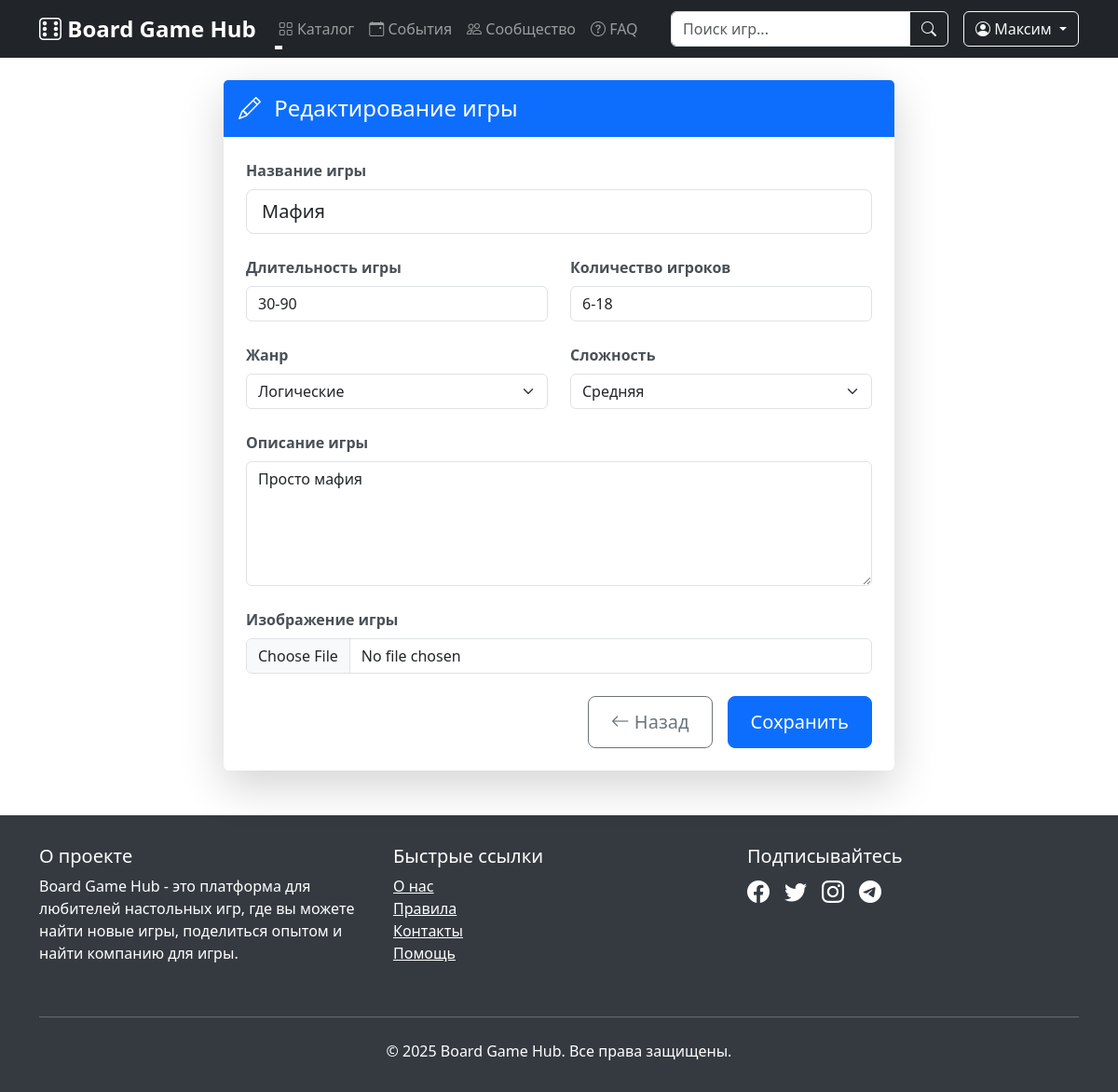
The app's page /games/1 (signed in), older data.
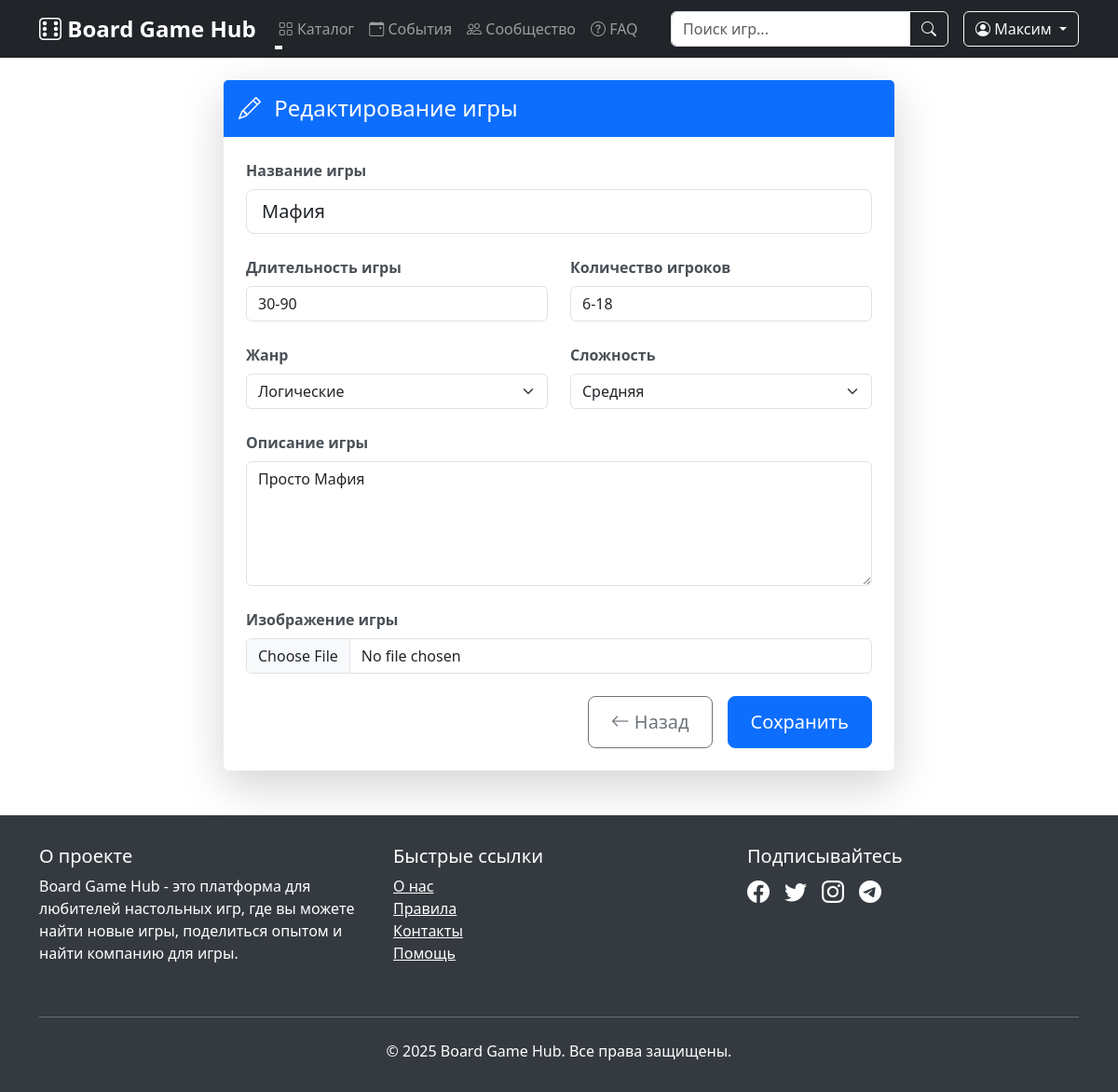
The same page, newer data.
### data/users.py (models this page shows, shortened)
class User(SqlAlchemyBase, UserMixin):
    __tablename__ = 'users'
    id = sqlalchemy.Column(sqlalchemy.Integer, primary_key=True, autoincrement=True)
    surname = sqlalchemy.Column(sqlalchemy.String, nullable=True)
    name = sqlalchemy.Column(sqlalchemy.String, nullable=True)
    age = sqlalchemy.Column(sqlalchemy.Integer, nullable=True)
    favorite_genres = sqlalchemy.Column(sqlalchemy.String, nullable=True)
    location = sqlalchemy.Column(sqlalchemy.String, nullable=True)
    email = sqlalchemy.Column(sqlalchemy.String, unique=True, index=True, nullable=True)
    hashed_password = sqlalchemy.Column(sqlalchemy.String, nullable=True)
    added_games = orm.relationship("Game", back_populates="user")
    created_sessions = orm.relationship("GameSession", back_populates="creator")
    reviews = orm.relationship("Review", back_populates="author")

### data/games.py (models this page shows, shortened)
class Game(SqlAlchemyBase):
    __tablename__ = 'games'  # jobs
    id = sqlalchemy.Column(
        sqlalchemy.Integer,
        primary_key=True,
        autoincrement=True
    )
    added_by = sqlalchemy.Column(  # team_leader
        sqlalchemy.Integer,
        sqlalchemy.ForeignKey('users.id'),
        nullable=False
    )
    title = sqlalchemy.Column(sqlalchemy.String, nullable=True)  # job
    duration = sqlalchemy.Column(sqlalchemy.String, nullable=True)  # work_size
    count_of_players = sqlalchemy.Column(sqlalchemy.String, nullable=True)  # collaborators
    genre = sqlalchemy.Column(sqlalchemy.String, nullable=True)
    complexity = sqlalchemy.Column(sqlalchemy.String, nullable=True)
    description = sqlalchemy.Column(sqlalchemy.Text, nullable=True)
    image = sqlalchemy.Column(sqlalchemy.LargeBinary, nullable=True)  # BLOB для хранения изображений
    user = orm.relationship("User", back_populates="added_games")
    sessions = orm.relationship("GameSession", back_populates="game")
    reviews = orm.relationship("Review", back_populates="game")

### server.py (the view, shortened to what this page needs)
@app.route('/games/<int:id>', methods=['GET', 'POST'])
@login_required
def edit_game(id):
    form = GameForm()
    if request.method == "GET":
        db_sess = db_session.create_session()
        game = db_sess.query(Game).filter(Game.id == id,
                                        Game.added_by == current_user.id).first()
        if game:
            form.title.data = game.title
            form.duration.data = game.duration
            form.count_of_players.data = game.count_of_players
            form.genre.data = game.genre
            form.complexity.data = game.complexity
            form.description.data = game.description
        else:
            abort(404)
    return render_template('games.html', title='Редактирование игры', form=form)

### forms/game.py
class GameForm(FlaskForm):
    title = StringField('Название игры', validators=[DataRequired()])
    duration = StringField('Длительность игры', validators=[DataRequired()])
    count_of_players = StringField('Количество игроков', validators=[DataRequired()])
    genre = SelectField('Жанр', choices=[
        ('Стратегия', 'Стратегия'),
        ('Карточные', 'Карточные'),
        ('Партийные', 'Партийные'),
        ('Приключения', 'Приключения'),
        ('Кооператив', 'Кооператив'),
        ('Экономика', 'Экономика'),
        ('Семейные', 'Семейные'),
        ('Логические', 'Логические')
    ], validators=[DataRequired()])
    complexity = SelectField('Сложность', choices=[
        ('Низкая', 'Низкая'),
        ('Средняя', 'Средняя'),
        ('Высокая', 'Высокая')
    ], validators=[DataRequired()])
    description = TextAreaField('Описание игры', validators=[DataRequired()])
    image = FileField('Изображение игры', validators=[
        FileAllowed(['jpg', 'jpeg', 'png'], 'Разрешены только изображения!')
    ])
    submit = SubmitField('Сохранить')

### data/db_session.py (called while the page is built)
def create_session() -> Session:
    global __factory
    return __factory()

### server.py (called while the page is built)
@login_manager.user_loader
def load_user(user_id):
    db_sess = db_session.create_session()
    user = db_sess.get(User, user_id)
    db_sess.close()
    return user

@app.context_processor
def utility_processor():
    def get_unique_genres():
        db_sess = db_session.create_session()
        try:
            genres = db_sess.query(Game.genre).distinct().all()
            return [genre[0] for genre in genres if genre[0]]
        finally:
            db_sess.close()
    return dict(get_unique_genres=get_unique_genres)

### templates/games.html (shortened to what this page needs)
{% extends "base.html" %}
{% block content %}
<div class="container">
    <div class="row justify-content-center">
        <div class="col-md-8">
            <div class="card shadow-lg border-0 rounded-lg">
                <div class="card-header bg-primary text-white py-3">
                    <h2 class="mb-0 fs-4">
                        <i class="bi {% if title == 'Добавление игры' %}bi-plus-circle{% else %}bi-pencil{% endif %} me-2"></i>
                        {{ title }}
                    </h2>
                </div>
                <div class="card-body p-4">
                    <form method="post" class="needs-validation" enctype="multipart/form-data" novalidate>
                        <div class="mb-4">
                            {{ form.title.label(class="form-label fw-bold") }}
                            {{ form.title(class="form-control form-control-lg", placeholder="Введите название игры") }}
                        </div>
                        <div class="row mb-4">
                            <div class="col-md-6">
                                {{ form.duration.label(class="form-label fw-bold") }}
                                {{ form.duration(class="form-control", placeholder="Например: 30-60 минут") }}
                            </div>
                            <div class="col-md-6">
                                {{ form.count_of_players.label(class="form-label fw-bold") }}
                                {{ form.count_of_players(class="form-control", placeholder="Например: 2-4") }}
                            </div>
                        </div>
                        <div class="row mb-4">
                            <div class="col-md-6">
                                {{ form.genre.label(class="form-label fw-bold") }}
                                {{ form.genre(class="form-select") }}
                            </div>
                            <div class="col-md-6">
                                {{ form.complexity.label(class="form-label fw-bold") }}
                                {{ form.complexity(class="form-select") }}
                            </div>
                        </div>
                        <div class="mb-4">
                            {{ form.description.label(class="form-label fw-bold") }}
                            {{ form.description(class="form-control", rows="5", placeholder="Опишите игру...") }}
                        </div>
                        <div class="mb-4">
                            {{ form.image.label(class="form-label fw-bold") }}
                            <div class="input-group">
                                {{ form.image(class="form-control", accept="image/*", onchange="previewImage(event)") }}
                            </div>
                        </div>
                        <div class="d-grid gap-2 d-md-flex justify-content-md-end">
                            <a href="{{ url_for('index') }}" class="btn btn-outline-secondary btn-lg me-md-2">
                                <i class="bi bi-arrow-left"></i> Назад
                            </a>
                            {{ form.submit(class="btn btn-primary btn-lg px-4") }}
                        </div>
                    </form>
                </div>
            </div>
        </div>
    </div>
</div>
{% endblock %}

### templates/base.html (shortened to what this page needs)
<!DOCTYPE html>
<html lang="ru">
<head>
    <link href="https://cdn.jsdelivr.net/npm/bootstrap@5.3.0/dist/css/bootstrap.min.css" rel="stylesheet">
    <link rel="stylesheet" href="https://cdn.jsdelivr.net/npm/bootstrap-icons@1.7.2/font/bootstrap-icons.css">
</head>
<body>
    <nav class="navbar navbar-expand-lg navbar-dark bg-dark sticky-top">
        <div class="container">
            <a class="navbar-brand" href="{{ url_for('index') }}">
                <i class="bi bi-dice-6"></i> Board Game Hub
            </a>
            <div class="collapse navbar-collapse" id="navbarNav">
                <ul class="navbar-nav me-auto">
                    <li class="nav-item dropdown">
                        <a class="nav-link dropdown-toggle" href="#" role="button" data-bs-toggle="dropdown">
                            <i class="bi bi-grid"></i> Каталог
                        </a>
                    </li>
                    <li class="nav-item">
                        <a class="nav-link" href="{{ url_for('game_sessions') }}">
                            <i class="bi bi-calendar-event"></i> События
                        </a>
                    </li>
                    <li class="nav-item">
                        <a class="nav-link" href="#">
                            <i class="bi bi-people"></i> Сообщество
                        </a>
                    </li>
                    <li class="nav-item">
                        <a class="nav-link" href="#">
                            <i class="bi bi-question-circle"></i> FAQ
                        </a>
                    </li>
                </ul>
                <form class="d-flex me-3" action="{{ url_for('index') }}" method="get">
                    <div class="input-group">
                        <input class="form-control" type="search" name="search" placeholder="Поиск игр..."
                               aria-label="Search" value="{{ request.args.get('search', '') }}">
                        <button class="btn btn-outline-light" type="submit">
                            <i class="bi bi-search"></i>
                        </button>
                    </div>
                </form>
                <div class="d-flex">
                    {% if current_user.is_authenticated %}
                        <div class="dropdown">
                            <button class="btn btn-outline-light dropdown-toggle" type="button" data-bs-toggle="dropdown">
                                <i class="bi bi-person-circle"></i> {{ current_user.name }}
                            </button>
                        </div>
                    {% endif %}
                </div>
            </div>
        </div>
    </nav>
    <div class="container mt-4">
        {% block content %}{% endblock %}
    </div>
    <footer class="footer">
        <div class="container">
            <div class="row">
                <div class="col-md-4 mb-3">
                    <h5>О проекте</h5>
                    <p>Board Game Hub - это платформа для любителей настольных игр, где вы можете найти новые игры,
                       поделиться опытом и найти компанию для игры.</p>
                </div>
                <div class="col-md-4 mb-3">
                    <h5>Быстрые ссылки</h5>
                    <ul class="list-unstyled">
                        <li><a href="#" class="text-white">О нас</a></li>
                        <li><a href="#" class="text-white">Правила</a></li>
                        <li><a href="#" class="text-white">Контакты</a></li>
                        <li><a href="#" class="text-white">Помощь</a></li>
                    </ul>
                </div>
                <div class="col-md-4 mb-3">
                    <h5>Подписывайтесь</h5>
                    <div class="d-flex gap-3 fs-4">
                        <a href="#" class="text-white"><i class="bi bi-facebook"></i></a>
                        <a href="#" class="text-white"><i class="bi bi-twitter"></i></a>
                        <a href="#" class="text-white"><i class="bi bi-instagram"></i></a>
                        <a href="#" class="text-white"><i class="bi bi-telegram"></i></a>
                    </div>
                </div>
            </div>
            <hr class="mt-4 mb-4">
            <div class="text-center">
                <p class="mb-0">© 2025 Board Game Hub. Все права защищены.</p>
            </div>
        </div>
    </footer>
</body>
</html>

### templates/base.html (style rules this page uses)
.navbar-brand { font-size: 1.5rem; font-weight: bold; }
.card { transition: transform 0.2s; box-shadow: 0 4px 6px rgba(0, 0, 0, 0.1); }
.footer { background-color: #343a40; color: white; padding: 2rem 0; margin-top: 3rem; }
.nav-link { position: relative; }
.nav-link:after { content: ''; position: absolute; width: 0; height: 2px; background: #fff; left: 0; bottom: -2px; transition: width 0.3s; }

### templates/games.html (style rules this page uses)
.card { transition: all 0.3s ease; }
.btn-lg { padding: 0.75rem 1.5rem; }
.card-header { border-bottom: none; }
.form-label { color: #495057; }

Row changes from the older to the newer data that the page shows:
changed Game "Мафия": description "Просто мафия" → "Просто Мафия"
